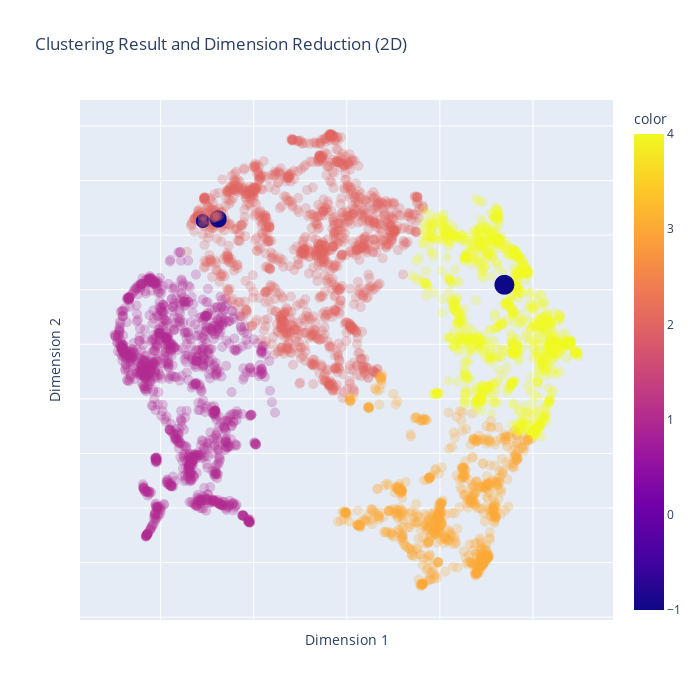

The notebook cell this image was saved under:
### Markdown cell above
# Visualization

### Code cell
from visualizer import ClusterVisualizer
visualizer = ClusterVisualizer(clusterable_embedding, labels = np.array(df_relabeled['relabel']))
fig = visualizer.plot_2d()
fig.show()

### Figure 1 — Plotly figure (JSON) as saved in the notebook; plotly's stock layout.template omitted (floating-point values rounded to 4 significant figures; data arrays with more than 128 entries replaced by an {"elided": "..."} marker saying what was removed)
{"data": [{"hovertemplate": "Dimension 1=%{x}<br>Dimension 2=%{y}<br>size=%{marker.size}<br>color=%{marker.color}<extra></extra>", "legendgroup": "", "marker": {"color": {"elided": "4599 int values"}, "coloraxis": "coloraxis", "line": {"color": "DarkSlateGrey", "width": 0}, "opacity": {"elided": "4599 float values"}, "size": {"elided": "4599 int values"}, "sizemode": "area", "sizeref": 0.2, "symbol": "circle"}, "mode": "markers", "name": "", "showlegend": false, "type": "scattergl", "x": {"elided": "4599 float values"}, "xaxis": "x", "y": {"elided": "4599 float values"}, "yaxis": "y"}], "layout": {"coloraxis": {"colorbar": {"title": {"text": "color"}}, "colorscale": [[0, "#0d0887"], [0.1111, "#46039f"], [0.2222, "#7201a8"], [0.3333, "#9c179e"], [0.4444, "#bd3786"], [0.5556, "#d8576b"], [0.6667, "#ed7953"], [0.7778, "#fb9f3a"], [0.8889, "#fdca26"], [1, "#f0f921"]]}, "height": 700, "legend": {"itemsizing": "constant", "tracegroupgap": 0}, "title": {"text": "Clustering Result and Dimension Reduction (2D)"}, "width": 700, "xaxis": {"anchor": "y", "domain": [0, 1], "showticklabels": false, "title": {"text": "Dimension 1"}}, "yaxis": {"anchor": "x", "domain": [0, 1], "showticklabels": false, "title": {"text": "Dimension 2"}}}}
